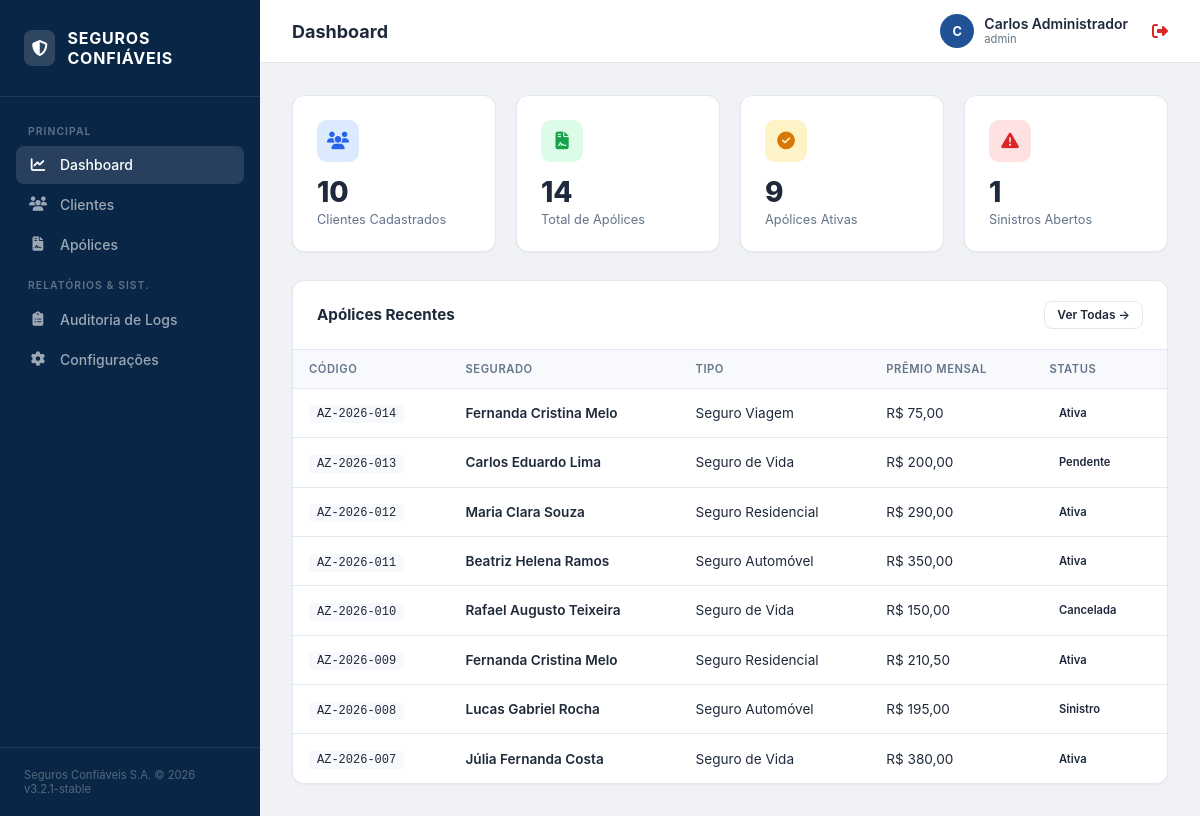
/dashboard.php (signed in), run on the app's committed database.
### tables this page shows
CREATE TABLE IF NOT EXISTS apolices (
    id INT AUTO_INCREMENT PRIMARY KEY,
    codigo VARCHAR(20),
    cliente_id INT,
    tipo VARCHAR(100),
    valor_cobertura DECIMAL(12,2),
    premio_mensal DECIMAL(10,2),
    status VARCHAR(30) DEFAULT 'Ativa',
    data_inicio DATE,
    data_fim DATE,
    observacoes TEXT,
    FOREIGN KEY (cliente_id) REFERENCES clientes(id)
);

CREATE TABLE IF NOT EXISTS clientes (
    id INT AUTO_INCREMENT PRIMARY KEY,
    nome VARCHAR(255),
    email VARCHAR(255),
    cpf VARCHAR(20),
    telefone VARCHAR(20),
    endereco VARCHAR(255),
    foto VARCHAR(255),
    created_at DATETIME DEFAULT CURRENT_TIMESTAMP
);

### includes/db.php (called while the page is built, shortened)
<?php
function badgeClass($status) {
    switch($status) {
        case 'Ativa': return 'badge-success';
        case 'Pendente': return 'badge-warning';
        case 'Sinistro': return 'badge-danger';
        case 'Cancelada': return 'badge-secondary';
    }
}
?>

### dashboard.php (the view, shortened to what this page needs)
<?php
require_once 'includes/db.php';
$total_clientes = $mysqli->query("SELECT COUNT(*) as c FROM clientes")->fetch_assoc()['c'];
$total_apolices = $mysqli->query("SELECT COUNT(*) as c FROM apolices")->fetch_assoc()['c'];
$apolices_ativas = $mysqli->query("SELECT COUNT(*) as c FROM apolices WHERE status='Ativa'")->fetch_assoc()['c'];
$sinistros = $mysqli->query("SELECT COUNT(*) as c FROM apolices WHERE status='Sinistro'")->fetch_assoc()['c'];
$recent = $mysqli->query("SELECT a.codigo, a.tipo, a.status, a.premio_mensal, c.nome
    FROM apolices a JOIN clientes c ON a.cliente_id = c.id ORDER BY a.id DESC LIMIT 8");
include 'includes/layout/header.php';
include 'includes/layout/sidebar.php';
include 'includes/layout/topbar.php';
?>
<div class="stats-row">
    <div class="stat-card">
        <div class="stat-icon blue"><i class="fas fa-users"></i></div>
        <div class="stat-value"><?= $total_clientes ?></div>
        <div class="stat-label">Clientes Cadastrados</div>
    </div>
    <div class="stat-card">
        <div class="stat-icon green"><i class="fas fa-file-contract"></i></div>
        <div class="stat-value"><?= $total_apolices ?></div>
        <div class="stat-label">Total de Apólices</div>
    </div>
    <div class="stat-card">
        <div class="stat-icon yellow"><i class="fas fa-check-circle"></i></div>
        <div class="stat-value"><?= $apolices_ativas ?></div>
        <div class="stat-label">Apólices Ativas</div>
    </div>
    <div class="stat-card">
        <div class="stat-icon red"><i class="fas fa-triangle-exclamation"></i></div>
        <div class="stat-value"><?= $sinistros ?></div>
        <div class="stat-label">Sinistros Abertos</div>
    </div>
</div>
<div class="card">
    <div class="card-header">
        <h3 class="card-title">Apólices Recentes</h3>
        <a href="policies.php" class="btn btn-outline btn-sm">Ver Todas →</a>
    </div>
    <div class="card-body" style="padding: 0;">
        <div class="table-wrapper">
            <table>
                <thead>
                    <tr>
                        <th>Código</th>
                        <th>Segurado</th>
                        <th>Tipo</th>
                        <th>Prêmio Mensal</th>
                        <th>Status</th>
                    </tr>
                </thead>
                <tbody>
                    <?php while ($row = $recent->fetch_assoc()): ?>
                    <tr>
                        <td><code style="background: var(--surface-alt); padding: 2px 8px; border-radius: 4px; font-size: 0.75rem;"><?= htmlspecialchars($row['codigo']) ?></code></td>
                        <td style="font-weight: 600;"><?= htmlspecialchars($row['nome']) ?></td>
                        <td><?= htmlspecialchars($row['tipo']) ?></td>
                        <td>R$ <?= number_format($row['premio_mensal'], 2, ',', '.') ?></td>
                        <td><span class="badge <?= badgeClass($row['status']) ?>"><?= htmlspecialchars($row['status']) ?></span></td>
                    </tr>
                    <?php endwhile; ?>
                </tbody>
            </table>
        </div>
    </div>
</div>
<?php include 'includes/layout/footer.php'; ?>

### assets/css/style.css (style rules this page uses)
:root { --primary: #0a2647; --primary-light: #144272; --accent: #205295; --accent-light: #2c74b3; --success: #059669; --warning: #d97706; --danger: #dc2626; --info: #0284c7; --bg: #f0f2f5; --surface: #ffffff; --surface-alt: #f8f9fc; --text: #1e293b; --text-muted: #64748b; --text-light: #94a3b8; --border: #e2e8f0; --shadow-sm: 0 1px 2px 0 rgb(0 0 0 / 0.05); --shadow: 0 1px 3px 0 rgb(0 0 0 / 0.1), 0 1px 2px -1px rgb(0 0 0 / 0.1); --shadow-md: 0 4px 6px -1px rgb(0 0 0 / 0.1), 0 2px 4px -2px rgb(0 0 0 / 0.1); --radius: 8px; --radius-lg: 12px; }
*, *::before, *::after { margin: 0; padding: 0; box-sizing: border-box; }
body { font-family: 'Inter', -apple-system, system-ui, sans-serif; background: var(--bg); color: var(--text); -webkit-font-smoothing: antialiased; }
a { color: inherit; text-decoration: none; }
.card { background: white; border: 1px solid var(--border); border-radius: var(--radius-lg); box-shadow: var(--shadow-sm); }
.card-header { padding: 1.25rem 1.5rem; border-bottom: 1px solid var(--border); display: flex; justify-content: space-between; align-items: center; }
.card-title { font-size: 0.95rem; font-weight: 700; }
.card-body { padding: 1.5rem; }
.stats-row { display: grid; grid-template-columns: repeat(4, 1fr); gap: 1.25rem; margin-bottom: 1.75rem; }
.stat-card { background: white; border: 1px solid var(--border); border-radius: var(--radius-lg); padding: 1.5rem; box-shadow: var(--shadow-sm); }
.stat-icon { width: 42px; height: 42px; border-radius: 10px; display: flex; align-items: center; justify-content: center; font-size: 1.1rem; margin-bottom: 1rem; }
.stat-icon.blue { background: #dbeafe; color: #2563eb; }
.stat-icon.green { background: #dcfce7; color: #16a34a; }
.stat-icon.yellow { background: #fef3c7; color: #d97706; }
.stat-icon.red { background: #fee2e2; color: #dc2626; }
.stat-value { font-size: 1.75rem; font-weight: 800; color: var(--text); line-height: 1; }
.stat-label { font-size: 0.8rem; color: var(--text-muted); margin-top: 0.35rem; }
.table-wrapper { overflow-x: auto; }
table { width: 100%; border-collapse: collapse; }
thead th { text-align: left; padding: 0.75rem 1rem; font-size: 0.7rem; font-weight: 600; text-transform: uppercase; letter-spacing: 0.05em; color: var(--text-muted); border-bottom: 1px solid var(--border); background: var(--surface-alt); }
tbody td { padding: 0.875rem 1rem; font-size: 0.85rem; border-bottom: 1px solid var(--border); vertical-align: middle; }
tbody tr:last-child td { border-bottom: none; }
.badge { display: inline-block; padding: 0.2rem 0.6rem; border-radius: 50px; font-size: 0.7rem; font-weight: 600; }
.btn { display: inline-flex; align-items: center; gap: 8px; padding: 0.55rem 1.1rem; border-radius: var(--radius); font-size: 0.8rem; font-weight: 600; font-family: inherit; cursor: pointer; border: 1px solid transparent; transition: all 0.15s; }
.btn-outline { background: white; border-color: var(--border); color: var(--text); }
.btn-sm { padding: 0.35rem 0.75rem; font-size: 0.75rem; }

### data on the page
apolices: codigo "AZ-2026-014", cliente.nome "Fernanda Cristina Melo", tipo "Seguro Viagem", premio_mensal "75,00", status "Ativa"
apolices: codigo "AZ-2026-013", cliente.nome "Carlos Eduardo Lima", tipo "Seguro de Vida", premio_mensal "200,00", status "Pendente"
apolices: codigo "AZ-2026-012", cliente.nome "Maria Clara Souza", tipo "Seguro Residencial", premio_mensal "290,00", status "Ativa"
apolices: codigo "AZ-2026-011", cliente.nome "Beatriz Helena Ramos", tipo "Seguro Automóvel", premio_mensal "350,00", status "Ativa"
apolices: codigo "AZ-2026-010", cliente.nome "Rafael Augusto Teixeira", tipo "Seguro de Vida", premio_mensal "150,00", status "Cancelada"
apolices: codigo "AZ-2026-009", cliente.nome "Fernanda Cristina Melo", tipo "Seguro Residencial", premio_mensal "210,50", status "Ativa"
apolices: codigo "AZ-2026-008", cliente.nome "Lucas Gabriel Rocha", tipo "Seguro Automóvel", premio_mensal "195,00", status "Sinistro"
apolices: codigo "AZ-2026-007", cliente.nome "Júlia Fernanda Costa", tipo "Seguro de Vida", premio_mensal "380,00", status "Ativa"

### other printed values
$pageTitle "Dashboard"
substr($_SESSION['user'] ?? 'U', 0, 1) "C"
$_SESSION['user'] "Carlos Administrador"
$_SESSION['role'] "admin"
$total_clientes "10"
$total_apolices "14"
$apolices_ativas "9"
$sinistros "1"
